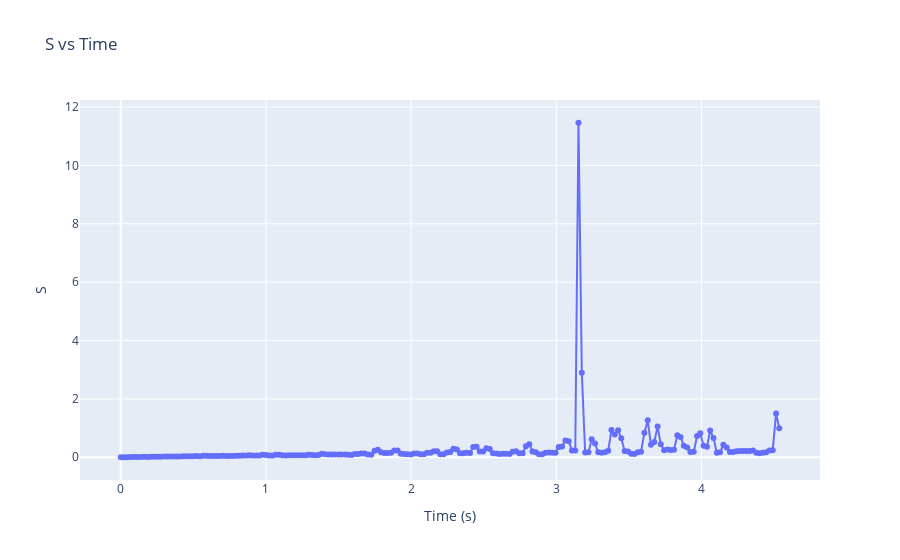

Notebook code for this chart:
### Code cell
plotTrace()

### Figure 1 — Plotly figure (JSON) as saved in the notebook; plotly's stock layout.template omitted (floating-point values rounded to 4 significant figures; data arrays with more than 128 entries replaced by an {"elided": "..."} marker saying what was removed)
{"data": [{"hovertemplate": "Time (s)=%{x}<br>S=%{y}<extra></extra>", "legendgroup": "", "line": {"color": "#636efa", "dash": "solid"}, "marker": {"symbol": "circle"}, "mode": "markers+lines", "name": "", "orientation": "v", "showlegend": false, "type": "scatter", "x": {"elided": "201 float values"}, "xaxis": "x", "y": {"elided": "201 float values"}, "yaxis": "y"}], "layout": {"legend": {"tracegroupgap": 0}, "title": {"text": "S vs Time"}, "xaxis": {"anchor": "y", "domain": [0, 1], "title": {"text": "Time (s)"}}, "yaxis": {"anchor": "x", "domain": [0, 1], "title": {"text": "S"}}}}
